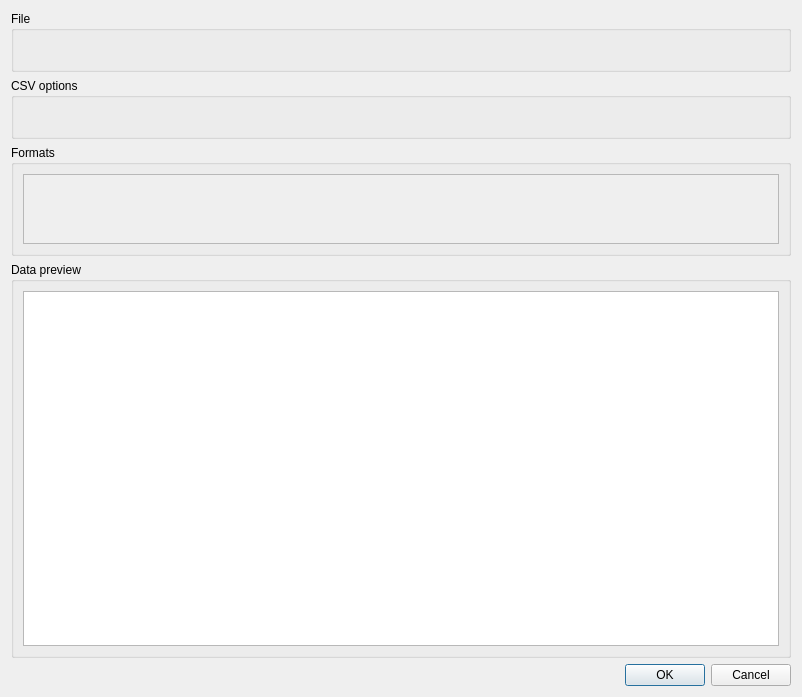
<?xml version="1.0" encoding="UTF-8"?>
<ui version="4.0">
 <class>mdtCsvFileParserSettingsDialog</class>
 <widget class="QDialog" name="mdtCsvFileParserSettingsDialog">
  <property name="geometry">
   <rect>
    <x>0</x>
    <y>0</y>
    <width>802</width>
    <height>697</height>
   </rect>
  </property>
  <property name="windowTitle">
   <string>CSV file import options</string>
  </property>
  <layout class="QVBoxLayout" name="mainLayout">
   <item>
    <widget class="QGroupBox" name="gbFileSettings">
     <property name="title">
      <string>File</string>
     </property>
     <layout class="QHBoxLayout" name="fileSettingsLayout">
      <item>
       <widget class="mdtCsvFileSettingsWidget" name="wFileSettings" native="true">
        <property name="sizePolicy">
         <sizepolicy hsizetype="Minimum" vsizetype="Preferred">
          <horstretch>0</horstretch>
          <verstretch>0</verstretch>
         </sizepolicy>
        </property>
        <property name="minimumSize">
         <size>
          <width>50</width>
          <height>0</height>
         </size>
        </property>
       </widget>
      </item>
      <item>
       <spacer name="horizontalSpacer_2">
        <property name="orientation">
         <enum>Qt::Horizontal</enum>
        </property>
        <property name="sizeHint" stdset="0">
         <size>
          <width>40</width>
          <height>20</height>
         </size>
        </property>
       </spacer>
      </item>
     </layout>
    </widget>
   </item>
   <item>
    <widget class="QGroupBox" name="gbCsvSettings">
     <property name="title">
      <string>CSV options</string>
     </property>
     <layout class="QHBoxLayout" name="horizontalLayout">
      <item>
       <widget class="mdtCsvParserSettingsWidget" name="wCsvSettings" native="true">
        <property name="minimumSize">
         <size>
          <width>50</width>
          <height>0</height>
         </size>
        </property>
       </widget>
      </item>
      <item>
       <spacer name="horizontalSpacer">
        <property name="orientation">
         <enum>Qt::Horizontal</enum>
        </property>
        <property name="sizeHint" stdset="0">
         <size>
          <width>40</width>
          <height>20</height>
         </size>
        </property>
       </spacer>
      </item>
     </layout>
    </widget>
   </item>
   <item>
    <widget class="QGroupBox" name="gbRecordFormat">
     <property name="title">
      <string>Formats</string>
     </property>
     <layout class="QHBoxLayout" name="horizontalLayout_3">
      <item>
       <widget class="QScrollArea" name="saRecordFormat">
        <property name="sizePolicy">
         <sizepolicy hsizetype="Expanding" vsizetype="Preferred">
          <horstretch>0</horstretch>
          <verstretch>0</verstretch>
         </sizepolicy>
        </property>
        <property name="widgetResizable">
         <bool>true</bool>
        </property>
        <widget class="QWidget" name="scrollAreaWidgetContents">
         <property name="geometry">
          <rect>
           <x>0</x>
           <y>0</y>
           <width>756</width>
           <height>79</height>
          </rect>
         </property>
        </widget>
       </widget>
      </item>
     </layout>
    </widget>
   </item>
   <item>
    <widget class="QGroupBox" name="gbDataPreview">
     <property name="title">
      <string>Data preview</string>
     </property>
     <layout class="QVBoxLayout" name="verticalLayout_4">
      <item>
       <widget class="QTableView" name="tvDataPreview"/>
      </item>
     </layout>
    </widget>
   </item>
   <item>
    <widget class="QDialogButtonBox" name="buttonBox">
     <property name="orientation">
      <enum>Qt::Horizontal</enum>
     </property>
     <property name="standardButtons">
      <set>QDialogButtonBox::Cancel|QDialogButtonBox::Ok</set>
     </property>
    </widget>
   </item>
  </layout>
 </widget>
 <customwidgets>
  <customwidget>
   <class>mdtCsvFileSettingsWidget</class>
   <extends>QWidget</extends>
   <header>mdtCsvFileSettingsWidget.h</header>
   <container>1</container>
  </customwidget>
  <customwidget>
   <class>mdtCsvParserSettingsWidget</class>
   <extends>QWidget</extends>
   <header>mdtCsvParserSettingsWidget.h</header>
   <container>1</container>
  </customwidget>
 </customwidgets>
 <resources/>
 <connections>
  <connection>
   <sender>buttonBox</sender>
   <signal>accepted()</signal>
   <receiver>mdtCsvFileParserSettingsDialog</receiver>
   <slot>accept()</slot>
   <hints>
    <hint type="sourcelabel">
     <x>248</x>
     <y>254</y>
    </hint>
    <hint type="destinationlabel">
     <x>157</x>
     <y>274</y>
    </hint>
   </hints>
  </connection>
  <connection>
   <sender>buttonBox</sender>
   <signal>rejected()</signal>
   <receiver>mdtCsvFileParserSettingsDialog</receiver>
   <slot>reject()</slot>
   <hints>
    <hint type="sourcelabel">
     <x>316</x>
     <y>260</y>
    </hint>
    <hint type="destinationlabel">
     <x>286</x>
     <y>274</y>
    </hint>
   </hints>
  </connection>
 </connections>
</ui>
